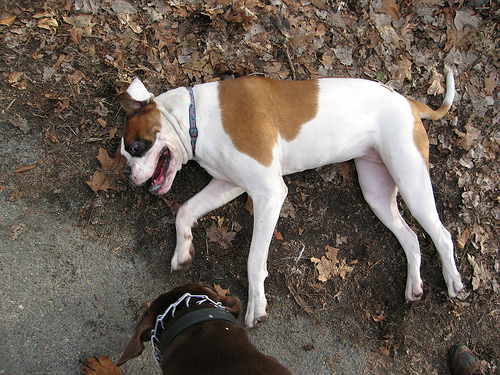
#> input picture assets/fixtures/images/american_bulldog_164.jpg, 500 x 375 px
$ python -i images.py   (imports and definitions only)
#> lines starting #> are read from the running program, lines starting #| are printed output that depends on the picture
#> further down, picture is the input picture: PIL image 500x375 RGB; mean R, G, B 108.6, 97.9, 88.7
"""Image format checks, hashing, and thumbnail generation.

HTTP に依存しない。パス計算に利用者由来のファイル名を使わない
（REQ-ATT-SEC-001、REQ-ATT-SEC-002）。
"""

from __future__ import annotations

import hashlib
import io
from dataclasses import dataclass
from typing import Literal

from PIL import Image, ImageFile, UnidentifiedImageError

ImageFile.LOAD_TRUNCATED_IMAGES = False

MAX_IMAGE_BYTES = 10 * 1024 * 1024
MAX_UPLOAD_FILES = 50
THUMB_LONG_EDGE = 256
MAX_ORIGINAL_NAME_CHARS = 1024
# 10 MiB 圧縮でも展開後が巨大になりうる。5000×5000 相当で止める。
MAX_IMAGE_PIXELS = 25_000_000

Image.MAX_IMAGE_PIXELS = MAX_IMAGE_PIXELS

JPEG_MAGIC = b"\xff\xd8\xff"
PNG_MAGIC = b"\x89PNG\r\n\x1a\n"

ImageFormat = Literal["JPEG", "PNG"]


class UnsupportedImageError(Exception):
    """内容が JPEG/PNG として解釈できない（REQ-F-IMG-002、REQ-ATT-REL-003）。"""


@dataclass(frozen=True, slots=True)
class DecodedImage:
    fmt: ImageFormat
    media_type: str
    width: int
    height: int
    thumbnail_jpeg: bytes


# [9 lines left out: function normalize_original_name, not called in this run]


def sha256_hex(data: bytes) -> str:
    return hashlib.sha256(data).hexdigest()


# [6 lines left out: function sniff_format, not called in this run]


def media_type_for(fmt: ImageFormat) -> str:
    return "image/jpeg" if fmt == "JPEG" else "image/png"


def extension_for(fmt: ImageFormat) -> str:
    return ".jpg" if fmt == "JPEG" else ".png"


def image_relpath(sha256: str, fmt: ImageFormat) -> str:
    return f"images/{sha256}{extension_for(fmt)}"


def thumb_relpath(sha256: str) -> str:
    return f"thumbs/{sha256}.jpg"


# [37 lines left out: functions media_type_from_path, decode_and_thumbnail, not called in this run]


def _jpeg_thumbnail(source: Image.Image) -> bytes:
    rgb = _to_rgb(source)
    width, height = rgb.size
#> width = 500; height = 375
    longest = max(width, height)
#> longest = 500
    if longest > THUMB_LONG_EDGE:
        scale = THUMB_LONG_EDGE / longest
#> scale = 0.512
        new_size = (max(1, round(width * scale)), max(1, round(height * scale)))
#> new_size = (256, 192)
        rgb = rgb.resize(new_size, Image.Resampling.LANCZOS)
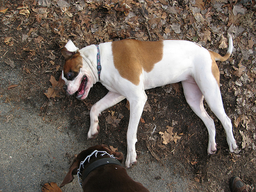
#> rgb: PIL image 256x192 RGB; mean R, G, B 108.6, 97.9, 88.7
    buffer = io.BytesIO()
    rgb.save(buffer, format="JPEG", quality=85, optimize=True)
    return buffer.getvalue()


def _to_rgb(image: Image.Image) -> Image.Image:
    if image.mode in {"RGBA", "LA"}:
        rgba = image.convert("RGBA")
        background = Image.new("RGB", rgba.size, (255, 255, 255))
        background.paste(rgba, mask=rgba.getchannel("A"))
        return background
    if image.mode == "P":
        converted = image.convert("RGBA")
        background = Image.new("RGB", converted.size, (255, 255, 255))
        background.paste(converted, mask=converted.getchannel("A"))
        return background
    return image.convert("RGB")

>>> from PIL import Image
>>> picture = Image.open('../../../assets/fixtures/images/american_bulldog_164.jpg')
>>> result = _jpeg_thumbnail(picture)
